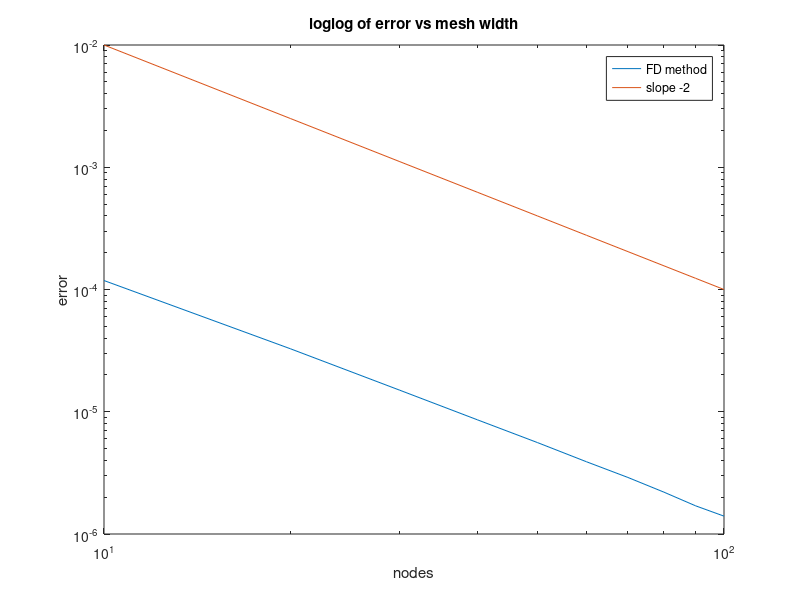

The MATLAB source for this figure:
nodes = [10,20,30,40,50,60,70,80,90,100];
errs = 1.0e-03 * [0.1184    0.0327    0.0150    0.0086    0.0056    0.0039    0.0029    0.0022    0.0017    0.0014];
loglog(nodes,errs)
hold on 
sl2 = @(x) x.^(-2);
ys2 = sl2(nodes);
loglog(nodes,ys2)
hold off
xlabel('nodes')
ylabel('error')
title('loglog of error vs mesh width')
legend('FD method', 'slope -2')
saveas(gcf,'refine.png')